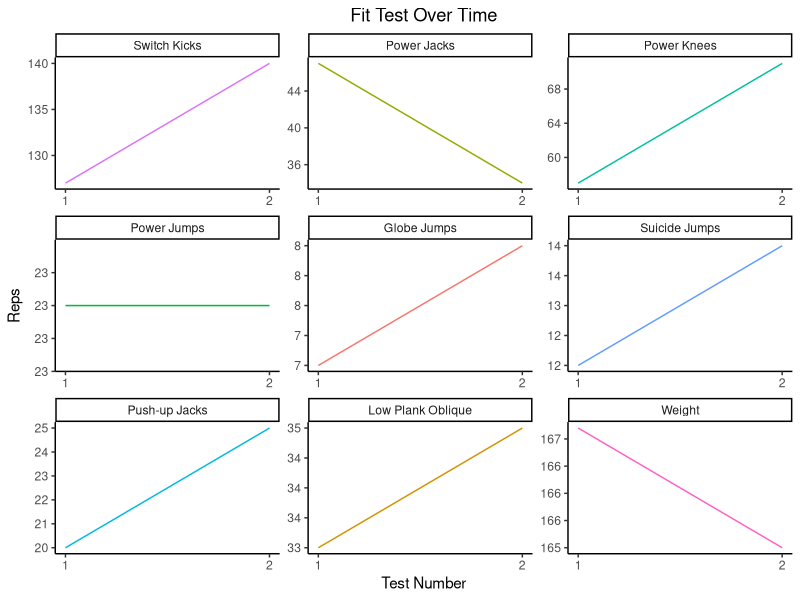

R code for this plot:
## ---- chunk 1
knitr::opts_chunk$set(echo = TRUE)
## ---- chunk 2
library(tidyverse)
## ---- chunk 3
fit = read_csv("Fit Test.csv")
## ---- chunk 4
fit %>% 
  pivot_longer(cols = c(-1), names_to = "Exercise", values_to = "Reps") %>% 
  ggplot(aes(y = Reps, x = `Test Number`, color = Exercise))+
  geom_line()+
  scale_y_continuous(labels = scales::number_format(accuracy = 1))+
  scale_x_continuous(breaks = seq(from = 1, to = max(fit$`Test Number`), by = 1))+
  facet_wrap(~fct_inorder(Exercise), scales = "free")+
  labs(title = "Fit Test Over Time")+
  theme_classic()+
  theme(legend.position = "NULL",
        plot.title = element_text(hjust = 0.5))
